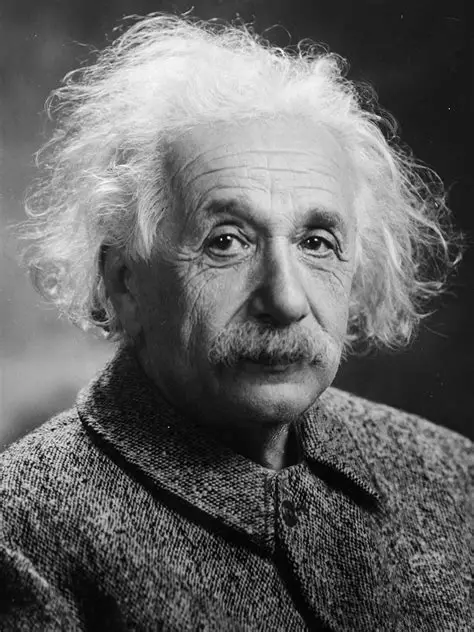
#> input picture Img/albert_einstein.webp, 474 x 632 px, found by its file name
$ python TransformMatrixPropertiesImplement.py
#> lines starting #> are read from the running program, lines starting #| are printed output that depends on the picture
import cv2
import matplotlib.pyplot as plt
import numpy as np
def f_bilinear_interpolation(row, col, I):
    # Tọa độ x (cột) của điểm trái và phải
    left_column = int(col)
    right_column = left_column + 1

    # Tính trọng số bên trái và phải
    weight_right = col - left_column
    weight_left = right_column - col
    top_row = int(row)
    bottom_row = top_row + 1
    weight_top = bottom_row - row
    weight_bottom = row - top_row

    # Tính linear interpolation cho đoạn cuối
    if top_row >= 0 and bottom_row < I.shape[0] and left_column >= 0 and right_column < I.shape[1]:
        a = weight_left * I[top_row, left_column] + weight_right * I[top_row, right_column]
        b = weight_left * I[bottom_row, left_column] + weight_right * I[bottom_row, right_column]
        g = weight_top * a + weight_bottom * b
        return np.uint8(g)
    else:
        return 0

# Hàm lấy rowMax, rowMin, colMax, colMin, H, W của source image
# Matrix 3x3 với hàng cuối là [0, 0, 1]
def f_getExtentsAffine(T, rowMax, colMax):
    cords = np.array([[0, 0, 1], [0, colMax - 1, 1], [rowMax - 1, 0, 1], [rowMax - 1, colMax - 1, 1]])
    A_dash = T.dot(cords.T)
    mins = A_dash.min(axis=1)
    maxs = A_dash.max(axis=1)
    min_row = np.int64(np.floor(mins[0]))
    min_col = np.int64(np.floor(mins[1]))
    max_row = np.int64(np.ceil(maxs[0]))
    max_col = np.int64(np.ceil(maxs[1]))

    # Tính H, W của source image
    H, W = max_row - min_row + 1, max_col - min_col + 1

    return min_row, min_col, max_row, max_col, H, W

# Hàm áp dụng phép biến đổi lên ảnh (áp dụng cho tất cả loại biến đổi)
def f_transformAffine(T, I_gray):
    numRows, numCols = I_gray.shape[0], I_gray.shape[1]
#> numRows = 632; numCols = 474
    min_row, min_col, max_row, max_col, H, W = f_getExtentsAffine(T, I_gray.shape[0], I_gray.shape[1])
#> min_row = 0; min_col = -237; max_row = 726; max_col = 547; H = 727; W = 785
    Tinv = np.linalg.inv(T)
    I2 = np.zeros((H, W), dtype='uint8')
    for new_i in range(min_row, max_row):
        for new_j in range(min_col, max_col):
            P_dash = np.array([new_i, new_j, 1])
            P = Tinv.dot(P_dash)
            i, j = P[0], P[1]
            if i < 0 or i >= numRows or j < 0 or j >= numCols:
                pass
            else:
                g = f_bilinear_interpolation(i, j, I_gray)
                I2[new_i - min_row, new_j - min_col] = g
#> this loop made 726 passes
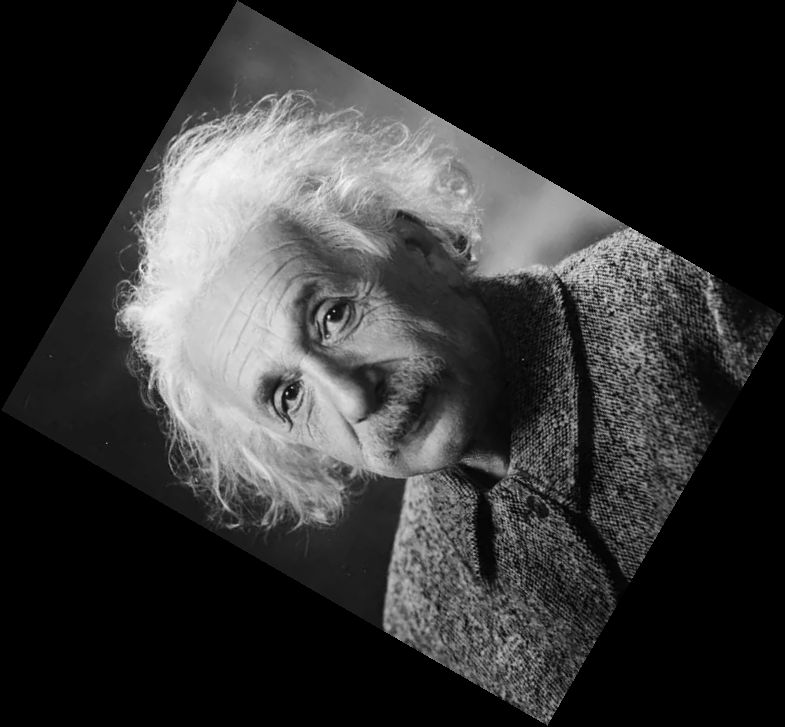
#> I2: shape (727, 785); min 0, max 247, mean 52.4
    return I2

if __name__ == '__main__':
    grayScale = r"C:\Users\DELL INSPIRON 5530\PycharmProjects\PythonProject\OpenCV\Img\albert_einstein.webp"
    I_gray = cv2.imread(grayScale, cv2.IMREAD_GRAYSCALE)

    # Tính ma trận xoay (Rotation Matrix)
    a = 30
    cos_a = np.cos(np.deg2rad(a))
    sin_a = np.sin(np.deg2rad(a))
    R = np.array([[cos_a, -sin_a], [sin_a, cos_a]])
    print(R)

    # Tính det của R
    det = np.linalg.det(R)
    print(det)

    # Tính ma trận nghịch đảo và ma trận chuyển vị
    print("Ma trận nghịch đảo: ", np.linalg.inv(R))
    print("Ma trận chuyển vị: ", R.T)
    print("==========================")
    # Tính ma trận Reflection
    Rf = R[[1, 0], :]
    print(Rf)

    # Det của Rf
    detRf = np.linalg.det(Rf)
    print(detRf)
    print(Rf.T)
    print(np.linalg.inv(Rf))
    A = np.array([[Rf[0, 0], Rf[0, 1], 0], [Rf[1, 0], Rf[1, 1], 0], [0, 0, 1]])
    I2 = f_transformAffine(A, I_gray)
    plt.imshow(I2, cmap='gray')
    plt.show()
